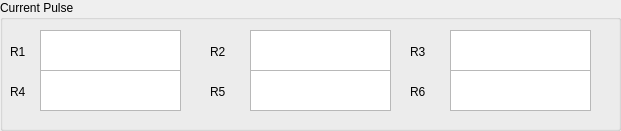
   <widget class="QGroupBox" name="groupBox_6">
    <property name="geometry">
     <rect>
      <x>370</x>
      <y>510</y>
      <width>621</width>
      <height>131</height>
     </rect>
    </property>
    <property name="title">
     <string>Current Pulse</string>
    </property>
    <widget class="QTextBrowser" name="textBrowserR1">
     <property name="geometry">
      <rect>
       <x>40</x>
       <y>30</y>
       <width>141</width>
       <height>41</height>
      </rect>
     </property>
    </widget>
    <widget class="QLabel" name="label_9">
     <property name="geometry">
      <rect>
       <x>10</x>
       <y>40</y>
       <width>21</width>
       <height>23</height>
      </rect>
     </property>
     <property name="text">
      <string>R1</string>
     </property>
    </widget>
    <widget class="QLabel" name="label_10">
     <property name="geometry">
      <rect>
       <x>210</x>
       <y>40</y>
       <width>31</width>
       <height>23</height>
      </rect>
     </property>
     <property name="text">
      <string>R2</string>
     </property>
    </widget>
    <widget class="QTextBrowser" name="textBrowserR2">
     <property name="geometry">
      <rect>
       <x>250</x>
       <y>30</y>
       <width>141</width>
       <height>41</height>
      </rect>
     </property>
    </widget>
    <widget class="QLabel" name="label_11">
     <property name="geometry">
      <rect>
       <x>410</x>
       <y>40</y>
       <width>31</width>
       <height>23</height>
      </rect>
     </property>
     <property name="text">
      <string>R3</string>
     </property>
    </widget>
    <widget class="QTextBrowser" name="textBrowserR3">
     <property name="geometry">
      <rect>
       <x>450</x>
       <y>30</y>
       <width>141</width>
       <height>41</height>
      </rect>
     </property>
    </widget>
    <widget class="QTextBrowser" name="textBrowserR5">
     <property name="geometry">
      <rect>
       <x>250</x>
       <y>70</y>
       <width>141</width>
       <height>41</height>
      </rect>
     </property>
    </widget>
    <widget class="QLabel" name="label_12">
     <property name="geometry">
      <rect>
       <x>10</x>
       <y>80</y>
       <width>31</width>
       <height>23</height>
      </rect>
     </property>
     <property name="text">
      <string>R4</string>
     </property>
    </widget>
    <widget class="QLabel" name="label_13">
     <property name="geometry">
      <rect>
       <x>210</x>
       <y>80</y>
       <width>31</width>
       <height>23</height>
      </rect>
     </property>
     <property name="text">
      <string>R5</string>
     </property>
    </widget>
    <widget class="QLabel" name="label_14">
     <property name="geometry">
      <rect>
       <x>410</x>
       <y>80</y>
       <width>31</width>
       <height>23</height>
      </rect>
     </property>
     <property name="text">
      <string>R6</string>
     </property>
    </widget>
    <widget class="QTextBrowser" name="textBrowserR4">
     <property name="geometry">
      <rect>
       <x>40</x>
       <y>70</y>
       <width>141</width>
       <height>41</height>
      </rect>
     </property>
    </widget>
    <widget class="QTextBrowser" name="textBrowserR6">
     <property name="geometry">
      <rect>
       <x>450</x>
       <y>70</y>
       <width>141</width>
       <height>41</height>
      </rect>
     </property>
    </widget>
   </widget>
